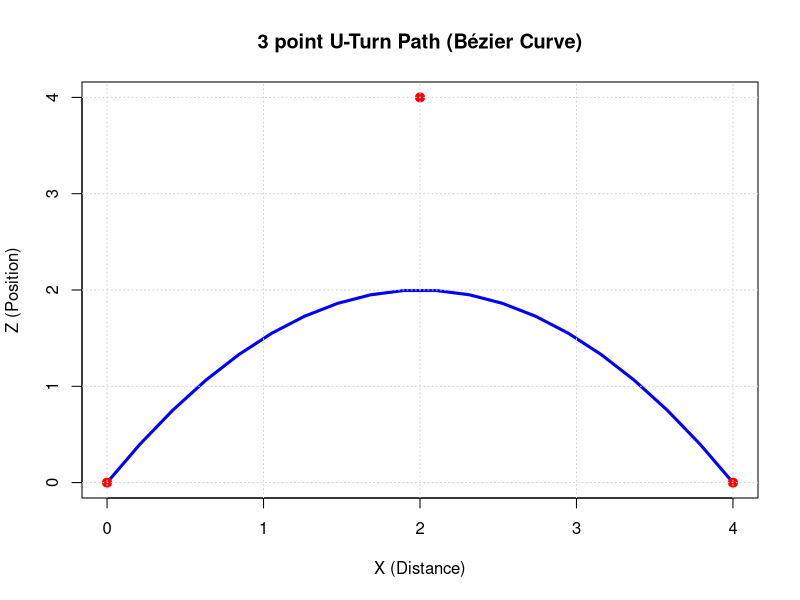

This figure's R source:
# Install and load required packages
library(Hmisc)

# Original U-turn path data
X <- c(0, 2, 4)  
Z <- c(0, 4, 0)  

# Generate Bézier curve with 100 points
bezier_curve <- bezier(X, Z, evaluation = 20)

# Create the plot
plot(bezier_curve, type = "l", col = "blue", lwd = 3,
     xlab = "X (Distance)", ylab = "Z (Position)", 
     main = "3 point U-Turn Path (Bézier Curve)",
     xlim = range(X), ylim = range(Z))

# Add original control points
points(X, Z, pch = 19, col = "red", cex = 1.2)
grid()
